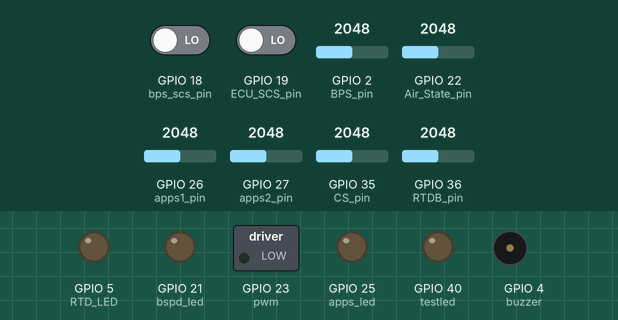
A sketch run on a simulated ESP32. Shown: switched loads named in the sketch (green lamp = pin HIGH), output pins drawn as LEDs (lit = HIGH), buzzer (waves = sounding, pin HIGH). The test bench sets the inputs (shaded band); at power-on: GPIO 36 (RTDB_pin) = 2048, GPIO 27 (apps2_pin) = 2048, GPIO 2 (BPS_pin) = 2048, GPIO 18 (bps_scs_pin) LOW, GPIO 19 (ECU_SCS_pin) LOW, GPIO 22 (Air_State_pin) = 2048, GPIO 26 (apps1_pin) = 2048, GPIO 35 (CS_pin) = 2048 (analog values on the 0–4095 scale). Storage starts empty; what the sketch prints to the serial monitor is not drawn.

Above: at 1.2 s.
1.3 s: GPIO 36 (RTDB_pin) set to 2942
2.8 s: GPIO 36 (RTDB_pin) set to 3071
At 3.8 s:
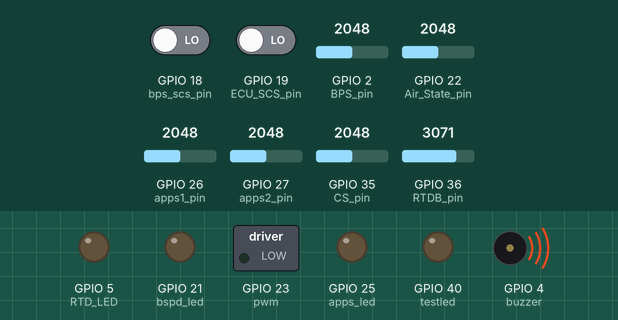
5.8 s: GPIO 36 (RTDB_pin) set to 2960
At 7.3 s:
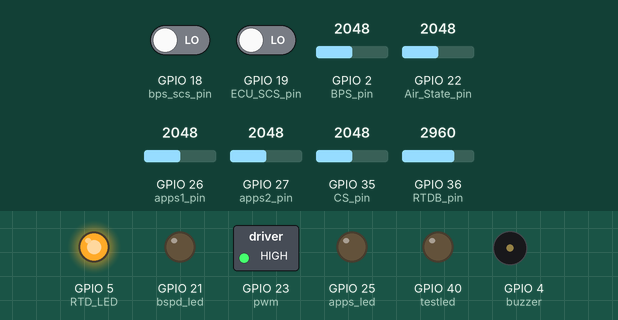
8.3 s: GPIO 27 (apps2_pin) set to 1228
At 9.5 s:
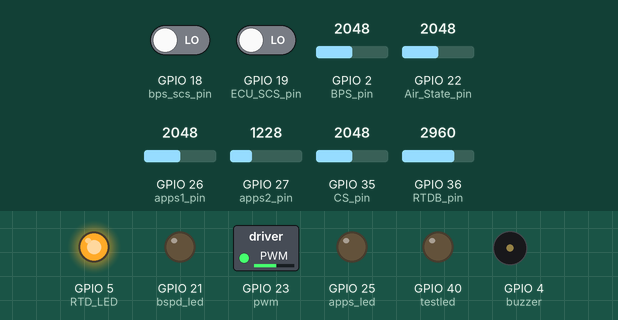
9.8 s: GPIO 27 (apps2_pin) set to 2040
At 10.6 s:
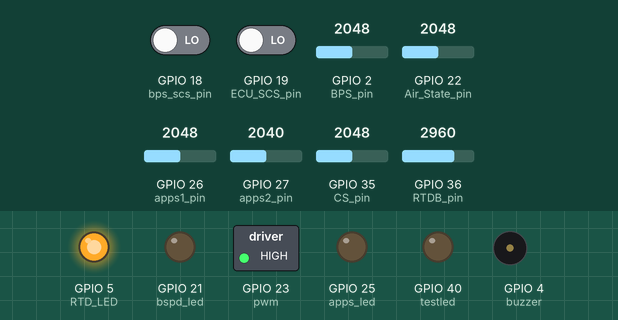
11.3 s: GPIO 27 (apps2_pin) set to 122
At 11.8 s:
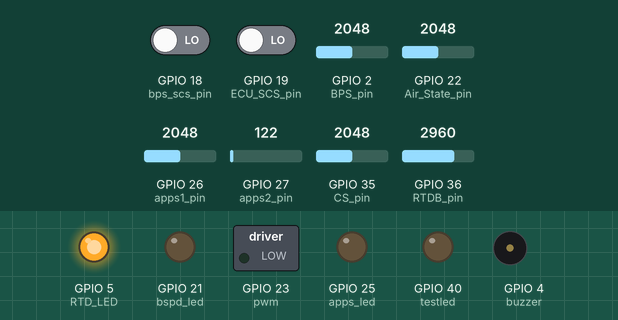
Timing chart, 0 to 13.8 s (numbered marks = the images above; inputs shaded):
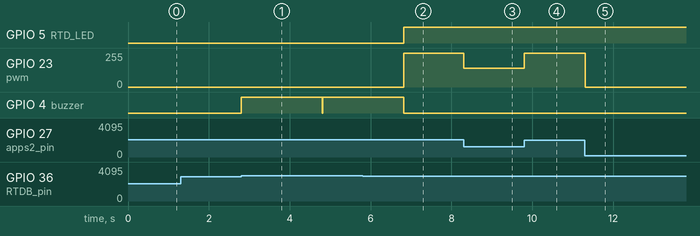

Measured:
- the behaviour switches between 3000 and 3001 on GPIO 36 (RTDB_pin) (found by bisection; images 0 and 1)
- after the input at 2.8 s, GPIO 4 (buzzer): LOW → HIGH at once, → LOW 2.0 s later, → HIGH 0.01 s later
- after the input at 5.8 s, GPIO 5 (RTD_LED): LOW → HIGH after 1.0 s; GPIO 23 (pwm): 0/255 → 255/255 after 1.0 s; GPIO 4 (buzzer): goes on until 6.8 s, then stays LOW
- after the input at 8.3 s, GPIO 23 (pwm): 255/255 → 142/255 at once
- after the input at 9.8 s, GPIO 23 (pwm): 142/255 → 255/255 at once
- after the input at 11.3 s, GPIO 23 (pwm): 255/255 → 0/255 at once

The sketch:

VCU_datalog_code.ino
```cpp
#include <SPI.h>
#include <CAN.h>
// SD
#include <SD.h>

#define TX_GPIO_NUM 17
#define RX_GPIO_NUM 16

#define HSPI_MOSI 13
#define HSPI_MISO 12
#define HSPI_SCK 14
#define HSPI_CS 32
#define RST 34
#define DI0 2

#define buzzer 4
#define RTD_LED 5
#define pwm 23
#define testled 40
#define apps_led 25
#define bspd_led 21

#define apps1_pin 26
#define apps2_pin 27
#define BPS_pin 2
#define CS_pin 35
#define RTDB_pin 36
#define bps_scs_pin 18
#define ECU_SCS_pin 19
#define Air_State_pin 22

#define VCU_FILE "vcu.csv"
#define BUFFER_SIZE 128

// Thresholds 12-bit ADC [Formula => (v*4096)/3.3]
// #define lt1 1550//1500.00
// #define ht1 3376//2340.00
// #define lt2 900//850.00
// #define ht2 1936//1553.80
#define bps_th 100.00

#define lt1 1735
#define ht1 2650
#define lt2 942
#define ht2 1453

const int filterSize = 5;  // Filter size adjustment
int buffer[filterSize];
int bufferIndex = 0;

int rtdmode = 0, brakefault = 0, flag1 = 0, appsfault = 0;
int mapped_apps;
int rtdb_count = 0;

float a = 0.0f;
float b = 0.0f;
float apps1_analog = 0.0f;
float apps2_analog = 0.0f;
int bps = 0;
int cs = 0;

// Tasks
TaskHandle_t SD_Task = NULL;

void PWM_init();
void sdTask(void * pvParameters);
void appendVcuDataToSdFile();


void setup() {
  Serial.begin(115200);

  pinMode(buzzer, OUTPUT);
  pinMode(RTD_LED, OUTPUT);
  pinMode(pwm, OUTPUT);
  pinMode(testled, OUTPUT);
  pinMode(apps_led, OUTPUT);
  pinMode(bspd_led, OUTPUT);
  pinMode(apps1_pin, INPUT);
  pinMode(apps2_pin, INPUT);
  pinMode(BPS_pin, INPUT);
  pinMode(CS_pin, INPUT);
  analogReadResolution(12); // Set ADC resolution to 12-bit
  PWM_init();

  // Initialize SPI
  SPI.begin(HSPI_SCK, HSPI_MISO, HSPI_MOSI, HSPI_CS);

  // Initialize SD card
  if (!SD.begin(HSPI_CS)) {
      Serial.println("Card failed, or not present");
      return;
  }
  Serial.println("SD card initialized.");

  xTaskCreatePinnedToCore(
                  sdTask,   /* USB and LoRa task */
                  "SD_Task",     /* name of task. */
                  10000,       /* Stack size of task */
                  NULL,        /* parameter of the task */
                  1,           /* priority of the task */
                  &SD_Task,      /* Task handle to keep track of created task */
                  0);          /* pin task to core 0 */
}

void loop() {
  ecuCode();
}

void ecuCode() {
  float apps1, apps2;
  int rtdb, bps_scs, ECU_SCS, Air_State;

  rtdb = analogRead(RTDB_pin);
  bps = analogRead(BPS_pin);
  cs = analogRead(CS_pin);
  bps_scs = digitalRead(bps_scs_pin);
  ECU_SCS = digitalRead(ECU_SCS_pin);
  Air_State = analogRead(Air_State_pin);

  //Print the states of each pin
  // Serial.print("RTDB Pin State: ");
  // Serial.println(rtdb);
  // Serial.print("BPS Pin State: ");
  // Serial.println(bps);
  Serial.print("CS Pin State: ");
  Serial.println(cs);
  // Serial.print("ECU_SCS Pin State: ");
  // Serial.println(ECU_SCS);
  // Serial.print("Air_State Pin State: ");
  // Serial.println(Air_State);
    // Serial.println("RTDB = ");
    // Serial.println(rtdb);

  // if (bps >= bps_th && rtdb > 3000 && ECU_SCS == 1 && Air_State == 0 && rtdmode == 0 && brakefault == 0 && appsfault == 0) { // pending - bps scs check
  if (rtdmode == 0 && bps >= bps_th && rtdb > 3000) {
    unsigned long startTime = millis();
    rtdb_count = 0;

    while (millis() - startTime <= 2000) {
      digitalWrite(buzzer, HIGH);
    }

    digitalWrite(buzzer, LOW);
    Serial.println("Buzz... Buzz... Buzz...");
    rtdmode = 1;
  }

  if (rtdmode) {
    rtdb_count++;
    digitalWrite(RTD_LED, HIGH);
    // Serial.println("RTD Mode Entered");
    bps = analogRead(BPS_pin);
    apps1_analog = analogRead(apps1_pin);
    apps2_analog = analogRead(apps2_pin);
    Serial.print("Apps1: ");
    apps1 = apps1_analog * 3.6 / 4095;
    Serial.println(apps1);
    apps2 = apps2_analog * 3.6 / 4095;
    Serial.print("Apps2: ");
    Serial.println(apps2);
    // Normalization, Range[0 to 1]
    a = ((float)(apps1_analog - lt1) / (float)(ht1 - lt1));
    b = ((float)(apps2_analog - lt2) / (float)(ht2 - lt2));
    // Serial.print("a: ");
    // Serial.println(a);
    // Serial.print("b: ");
    // Serial.println(b);

    mapped_apps = map(apps2_analog, lt2, ht2, 0, 255);

    // Store the current mapped value in the buffer
    // buffer[bufferIndex] = mapped_apps;
    // bufferIndex = (bufferIndex + 1) % filterSize;  // Increment the buffer index cyclically

    // Apply the median filter
    //int filteredValue = medianFilter(buffer, filterSize);

    analogWrite(pwm, mapped_apps);
    // analogWrite(pwm, filteredValue);
    Serial.print("Mapped apps value: ");
    Serial.println(mapped_apps);

    // ECU SCS check condition
    // while (ECU_SCS == 0) {
    //   ECU_SCS = digitalRead(ECU_SCS_pin);
    //   analogWrite(pwm, 0);
    //   digitalWrite(RTD_LED, LOW);
    //   rtdmode = 0;
    //   Serial.println("ECU SCS Check Failed... Exiting RTD Mode");
    //  }

    //  AIR state condition
    // while (Air_State >= 3000) {
    //   Air_State = analogRead(Air_State_pin);
    //   analogWrite(pwm, 0);
    //   digitalWrite(RTD_LED, LOW);
    //   rtdmode = 0;
    //   Serial.println("Air State High... Exiting RTD Mode");

    // }

    // BPS SCS check condition
    // while (bps_scs == 0) {
    //   bps_scs = digitalRead(bps_scs_pin);
    //   analogWrite(pwm, 0);
    //   digitalWrite(RTD_LED, LOW);
    //   rtdmode = 0;
    //   Serial.println("BPS SCS Check Failed... Exiting RTD Mode");
    // }

    // Brake fault condition
    // if (a > 0.25 && bps >= bps_th && brakefault == 0 && rtdmode == 1) {
    //   digitalWrite(bspd_led, HIGH);
    //   unsigned long startTime = millis();
    //   brakefault == 1;
    //   rtdmode = 0;
    //   Serial.println("BPS fault... BSPD LED On");

      // while (brakefault == 1) {
      //   // bps = analogRead(BPS_pin);
      //   // apps1_analog = analogRead(apps1_pin);
      //   // a = ((float)(apps1_analog - lt1) / (float)(ht1 - lt1));
      //   // b = ((float)(apps2_analog - lt2) / (float)(ht2 - lt2));

      //   Serial.println("Value a ");
      //   Serial.println(a);
      //   Serial.println("BPS value ");
      //   Serial.println(bps);
      //   // if (millis() - startTime < 2000 && ((a < 0.25) || bps < bps_th)) { // 500ms plausibility check
      //   if((a < 0.25) || bps < bps_th){
      //     digitalWrite(RTD_LED, HIGH);
      //     digitalWrite(bspd_led, LOW);
      //     brakefault = 0;
      //     Serial.println("RTD Mode Re-entered");
      //   }
      //   // if (millis() - startTime > 2000) {
      //     else{
      //     analogWrite(pwm, 0);
      //     digitalWrite(RTD_LED, LOW);
      //     Serial.println("Exiting RTD Mode");
      //     brakefault = 1;
      //     flag1 = 1;
      //   }
      // }

      // while (flag1 == 1) {
      //   apps1_analog = analogRead(apps1_pin);
      //   apps2_analog = analogRead(apps2_pin);
      //   digitalWrite(RTD_LED, LOW);
      //   Serial.println("RTD LED Off");
      //   rtdmode = 0;
      //   a = ((float)(apps1_analog - lt1) / (float)(ht1 - lt1));
      //   b = ((float)(apps2_analog - lt2) / (float)(ht2 - lt2));
      //   if (a > 0.05 || b > 0.05) {
      //     analogWrite(pwm, 0);
      //   }
      //   else if (a < 0.05 || b < 0.05) {
      //     analogWrite(pwm, map(apps1_analog, lt1, ht1, 0, 255));
      //     digitalWrite(RTD_LED, HIGH);
      //     digitalWrite(bspd_led, LOW);
      //     flag1 = 0;
      //     Serial.println("BSPD LED Off");
      //     Serial.println("RTD Mode Re-entered");
      //   }
      // }
    // }

    // APPS Fault condition
    //if ((abs(a - b) > 0.2 && rtdmode == 1) || apps1<0.81 || apps1>1.43 || apps2<0.75 || apps2>1.5) { // 10% implausibility
    // if ((abs(a - b) > 0.2 && rtdmode == 1)) { // 10% implausibility

    //   unsigned long startTime = millis();
    //   appsfault = 1;
    //   while (appsfault == 1) {
    //     apps1_analog = analogRead(apps1_pin);
    //     apps2_analog = analogRead(apps2_pin);
    //     digitalWrite(apps_led, HIGH);
    //     a = ((float)(apps1_analog - lt1) / (float)(ht1 - lt1));
    //     b = ((float)(apps2_analog - lt2) / (float)(ht2 - lt2));
    //     Serial.print("a: ");
    //     Serial.print(a);
    //     Serial.print("b: ");
    //     Serial.print(b);
    //     if ((millis() - startTime <= 500 && (abs(a - b) < 0.2)) && a>0 && a<1 && b>0 && b<1) { // 100ms condition
    //       digitalWrite(apps_led, LOW);
    //       Serial.println("Exiting APPS Fault... APPS LED Off");
    //       appsfault = 0;
    //     }
    //     if (millis() - startTime > 1000) { // 500ms plausibility check
    //       analogWrite(pwm, 0);
    //       digitalWrite(RTD_LED, LOW);
    //       digitalWrite(apps_led, HIGH);
    //       appsfault = 1;
    //       rtdmode = 0;
    //       Serial.println("Apps fault occurred. RTD LED turned LOW. APPS LED turned HIGH");
    //       delay(1000);
    //     }
    //   }
    // }

    // Mannualy exiting RTD mode
    // delay(5000);
    // Serial.println("RTD Button = ");
    // Serial.println(rtdb);
    if(rtdmode == 1 && rtdb > 3000 && rtdb_count > 1){
      analogWrite(pwm, 0);
      digitalWrite(RTD_LED, LOW);
      Serial.println("Manually exiting RTD Mode.");
      rtdmode = 0;
    }
  }
}


void PWM_init() {
  // For motor controller
  ledcSetup(0, 5000, 8); // Use channel 0, 5000 Hz PWM, 8-bit resolution
  ledcAttachPin(pwm, 0);
}

int medianFilter(int *values, int size) {
    int tempArray[size];

    // Copy the values to the temporary array
    for (int i = 0; i < size; i++) {
        tempArray[i] = values[i];
    }

    // Sort the temporary array
    for (int i = 0; i < size - 1; i++) {
        for (int j = i + 1; j < size; j++) {
            if (tempArray[i] > tempArray[j]) {
                int temp = tempArray[i];
                tempArray[i] = tempArray[j];
                tempArray[j] = temp;
            }
        }
    }

    // Return the median value
    return tempArray[size / 2];
}


void sdTask(void * pvParameters) {
  Serial.print("usbTask running on core ");
  Serial.println(xPortGetCoreID());
  for(;;){
    appendVcuDataToSdFile();
    vTaskDelay(100);
  }
}


void appendVcuDataToSdFile()
{
  Serial.print("Appending data to file: ");
  Serial.println(VCU_FILE);

  // Open file for writing
  File dataFile = SD.open(VCU_FILE, FILE_APPEND);
  if (!dataFile) {
      Serial.println("Error opening file for writing!");
      return;
  }

  char floatBuffer[BUFFER_SIZE];  // Buffer for storing float values as strings
  char buffer[10];                // Adjust the size as needed

  String floatStr = "";

  unsigned long timeStamp = millis();
  sprintf(buffer, "%lu", timeStamp);

  floatStr += buffer;
  floatStr += ",";

  // Concatenate float values into a single string
  dtostrf(a, 4, 2, buffer);
  floatStr += buffer;
  floatStr += ",";

  dtostrf(b, 4, 2, buffer);
  floatStr += buffer;
  floatStr += ",";

  dtostrf(apps1_analog, 4, 2, buffer);
  floatStr += buffer;
  floatStr += ",";

  dtostrf(apps2_analog, 4, 2, buffer);
  floatStr += buffer;
  floatStr += ",";

  dtostrf(bps, 4, 2, buffer);
  floatStr += buffer;
  floatStr += ",";

  dtostrf(cs, 4, 2, buffer);
  floatStr += buffer;

  floatStr += "\n";  // Add a newline at the end of the row
  // Copy the contents of the const char* buffer into a non-const buffer
  floatStr.toCharArray(floatBuffer, BUFFER_SIZE);

  // Write the concatenated string to the file
  dataFile.write((const uint8_t*)floatBuffer, strlen(floatBuffer));

  dataFile.close();
  Serial.println("Done Appending!");
  return;
}
```
